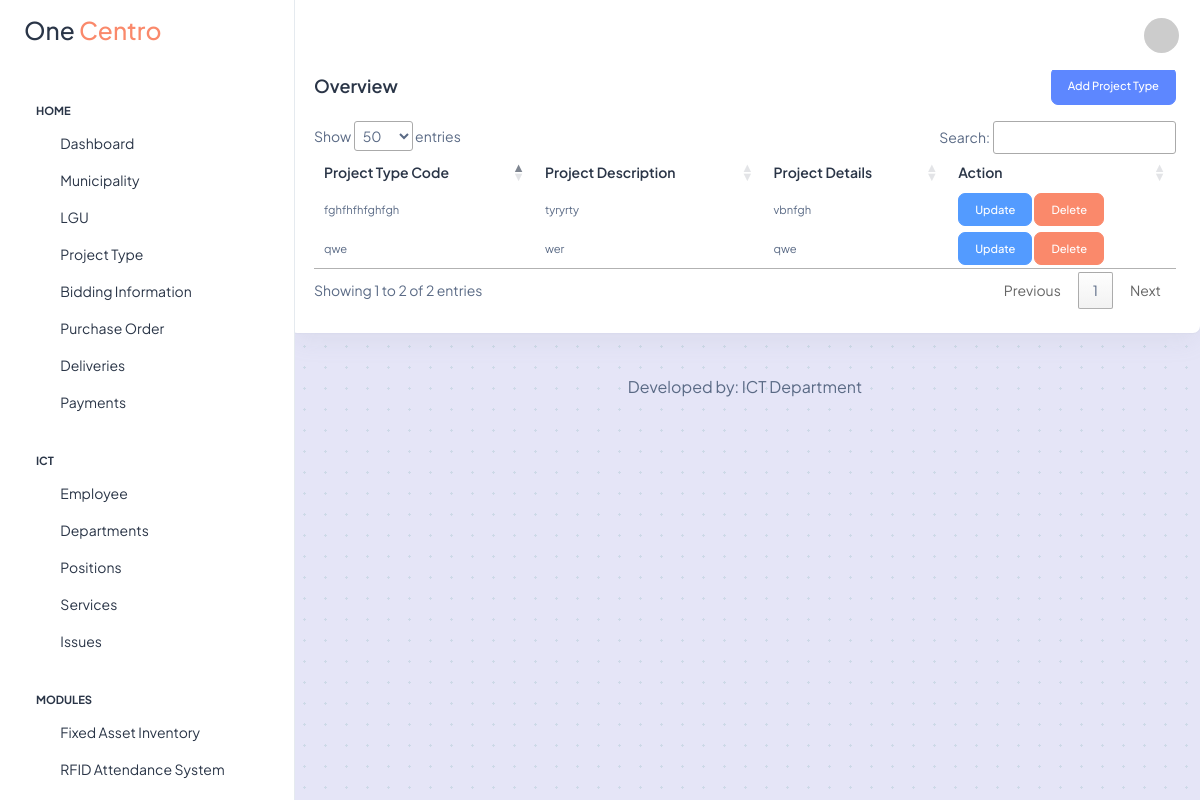
The app's page /dashboard/project-type.php (signed in), older data.
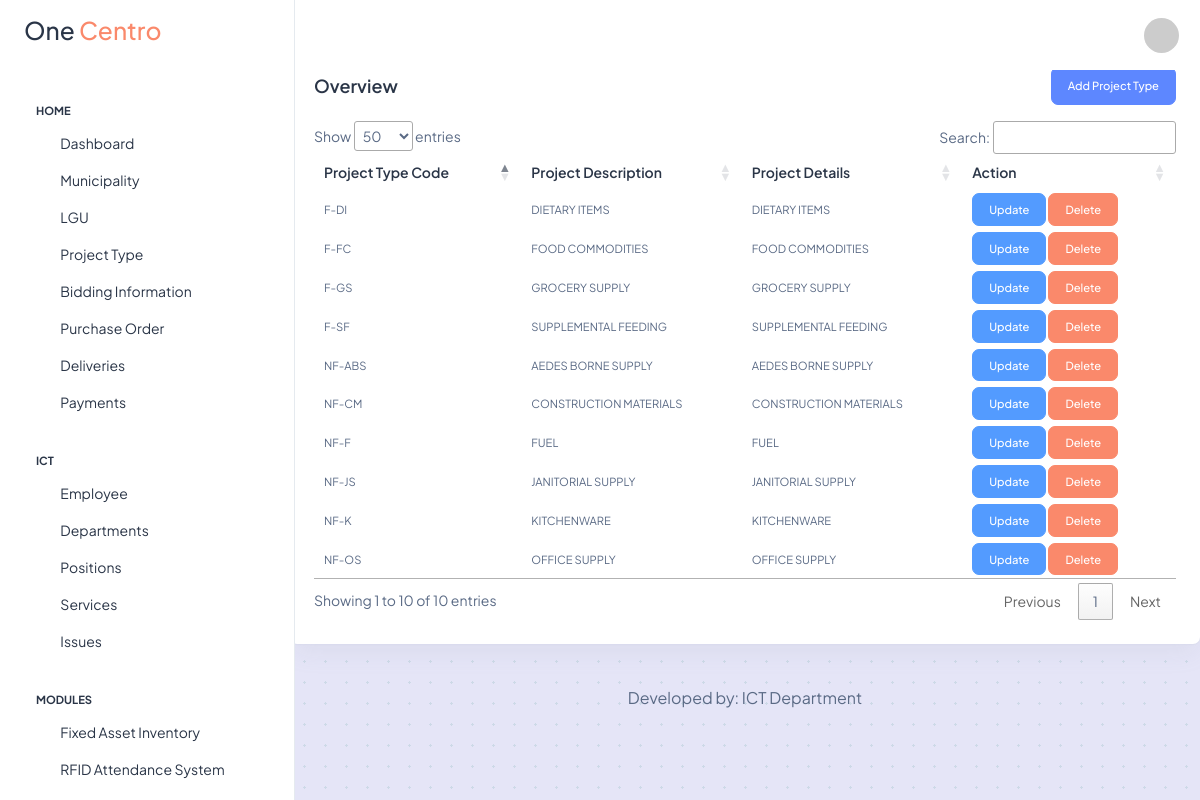
The same page, newer data.
### tables this page shows
CREATE TABLE `bd_project_type` (
  `id` int(11) NOT NULL,
  `project_type_code` varchar(255) NOT NULL,
  `project_description` text NOT NULL,
  `project_details` text NOT NULL
);

### db/conn.php (called while the page is built)
<?php
    class DBConnection {
        private $host = "localhost";
        private $user = "root";
        private $pass = "";
        private $db = "one_centro";
        protected function connect() {
            try {
                $dsn = 'mysql: host=' . $this->host . ';dbname=' . $this->db;
                $pdo = new PDO($dsn, $this->user, $this->pass);
                $pdo->setAttribute(PDO::ATTR_ERRMODE, PDO::ERRMODE_EXCEPTION);
                return $pdo;
            } catch(PDOException $e) {
                print_r($e);
            }
        }
    }
?>

### models/project-type-facade.php (called while the page is built, shortened)
<?php
class ProjectTypeFacade extends DBConnection
{
    public function fetchProjectType()
    {
        $sql = $this->connect()->prepare("SELECT * FROM bd_project_type");
        $sql->execute();
        return $sql;
    }
}

### dashboard/project-type.php (the view, shortened to what the changed rows need)
<?php
include realpath(__DIR__ . '/../includes/layout/dashboard-header.php');
include realpath(__DIR__ . '/../models/project-type-facade.php');
$projectTypeFacade = new ProjectTypeFacade;
?>
<div class="page-wrapper" id="main-wrapper" data-layout="vertical" data-navbarbg="skin6" data-sidebartype="full" data-sidebar-position="fixed" data-header-position="fixed">
    <div class="body-wrapper">
        <div class="container-fluid">
            <div class="row">
                <div class="col-lg-12 d-flex align-items-strech">
                    <div class="card w-100">
                        <div class="card-body p-4">
                            <div class="d-flex justify-content-between">
                                <h5 class="card-title fw-semibold my-2">Overview</h5>
                                <button type="button" class="btn btn-primary" data-bs-toggle="modal" data-bs-target="#addProjectTypeModal">Add Project Type</button>
                            </div>
                            <div class="py-2">
                            </div>
                            <div class="table-responsive">
                                <table class="table data-table text-nowrap mb-0 align-middle">
                                    <thead class="text-dark fs-4">
                                        <tr>
                                            <th class="border-bottom-0">
                                                <h6 class="fw-semibold mb-0">Project Type Code</h6>
                                            </th>
                                            <th class="border-bottom-0">
                                                <h6 class="fw-semibold mb-0">Project Description</h6>
                                            </th>
                                            <th class="border-bottom-0">
                                                <h6 class="fw-semibold mb-0">Project Details</h6>
                                            </th>
                                            <th class="border-bottom-0">
                                                <h6 class="fw-semibold mb-0">Action</h6>
                                            </th>
                                        </tr>
                                    </thead>
                                    <tbody>
                                    <?php
                                    $fetchProjectType = $projectTypeFacade->fetchProjectType();
                                    while ($row = $fetchProjectType->fetch(PDO::FETCH_ASSOC)) { ?>
                                        <tr>
                                            <td class="border-bottom-0">
                                                <p class="mb-0 fw-normal"><?= $row["project_type_code"] ?></p>
                                            </td>
                                            <td class="border-bottom-0">
                                                <p class="mb-0 fw-normal"><?= $row["project_description"] ?></p>
                                            </td>
                                            <td class="border-bottom-0">
                                                <p class="mb-0 fw-normal"><?= $row["project_details"] ?></p>
                                            </td>
                                            <td class="border-bottom-0">
                                                <a href="project-type?is_updated=<?= $row["id"] ?>" class="btn btn-info">Update</a>
                                                <a href="delete-project-type?project_type_id=<?= $row["id"] ?>" class="btn btn-danger" onclick="return confirm('Are you sure you want to delete this project type?');">Delete</a>
                                            </td>
                                        </tr>
                                    <?php } ?>
                                    </tbody>
                                </table>
                            </div>
                        </div>
                    </div>
                </div>
            </div>
        </div>
    </div>
</div>
<?php include realpath(__DIR__ . '/../includes/layout/dashboard-footer.php') ?>

Row changes from the older to the newer data that the page shows:
removed bd_project_type: project_type_code "qwe", project_description "wer", project_details "qwe"
removed bd_project_type: project_type_code "fghfhfhfghfgh", project_description "tyryrty", project_details "vbnfgh"
added bd_project_type: project_type_code "F-FC", project_description "FOOD COMMODITIES", project_details "FOOD COMMODITIES"
added bd_project_type: project_type_code "NF-F", project_description "FUEL", project_details "FUEL"
added bd_project_type: project_type_code "NF-JS", project_description "JANITORIAL SUPPLY", project_details "JANITORIAL SUPPLY"
added bd_project_type: project_type_code "NF-CM", project_description "CONSTRUCTION MATERIALS", project_details "CONSTRUCTION MATERIALS"
added bd_project_type: project_type_code "F-DI", project_description "DIETARY ITEMS", project_details "DIETARY ITEMS"
added bd_project_type: project_type_code "NF-K", project_description "KITCHENWARE", project_details "KITCHENWARE"
added bd_project_type: project_type_code "NF-OS", project_description "OFFICE SUPPLY", project_details "OFFICE SUPPLY"
added bd_project_type: project_type_code "NF-ABS", project_description "AEDES BORNE SUPPLY", project_details "AEDES BORNE SUPPLY"
added bd_project_type: project_type_code "F-SF", project_description "SUPPLEMENTAL FEEDING", project_details "SUPPLEMENTAL FEEDING"
added bd_project_type: project_type_code "F-GS", project_description "GROCERY SUPPLY", project_details "GROCERY SUPPLY"
Text that changed along with them:
text written by a page script: "Show entries Search: Showing 1 to 2 of 2 entries Previous 1 Next" → "Show entries Search: Showing 1 to 10 of 10 entries Previous 1 Next"
